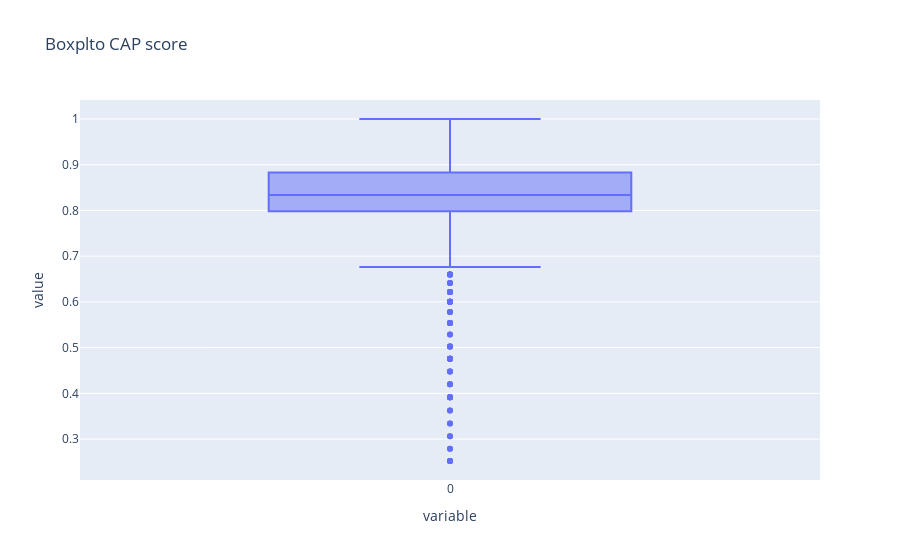

Notebook source saved alongside this figure:
### Markdown cell above
### Distribution of CAP score
<a id="cap_score"/>

### Code cell
import plotly.express as px
print(f"First quartile {np.percentile(box, 25)}")  # Q1
print(f"First quartile {np.percentile(box, 50)}")  # Q2
print(f"First quartile {np.percentile(box, 75)}")  # Q3
fig = px.box(box, title="Boxplt CAP score")
fig.show()

### Figure 1 — Plotly figure (JSON) as saved in the notebook; plotly's stock layout.template omitted (floating-point values rounded to 4 significant figures; data arrays with more than 128 entries replaced by an {"elided": "..."} marker saying what was removed)
{"data": [{"alignmentgroup": "True", "hovertemplate": "variable=%{x}<br>value=%{y}<extra></extra>", "legendgroup": "", "marker": {"color": "#636efa"}, "name": "", "notched": false, "offsetgroup": "", "orientation": "v", "showlegend": false, "type": "box", "x": {"elided": "2423 str values"}, "x0": " ", "xaxis": "x", "y": {"elided": "2423 float values"}, "y0": " ", "yaxis": "y"}], "layout": {"boxmode": "group", "legend": {"tracegroupgap": 0}, "title": {"text": "Boxplto CAP score"}, "xaxis": {"anchor": "y", "domain": [0, 1], "title": {"text": "variable"}}, "yaxis": {"anchor": "x", "domain": [0, 1], "title": {"text": "value"}}}}
